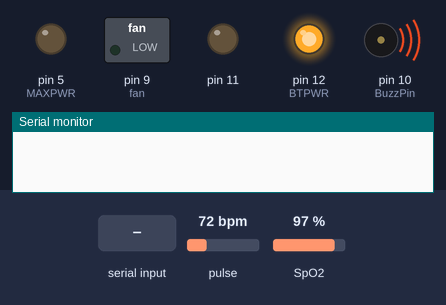
Bench run of a sketch on a simulated Arduino Uno, built with avr-gcc and run on an emulated ATmega328P. Parts: switched loads named in the sketch (green lamp = pin HIGH), output pins drawn as LEDs (lit = HIGH), buzzer (waves = sounding, pin HIGH), the last lines printed to the serial monitor. Inputs (shaded band) come from the test bench; at power-on: pulse 72 bpm, SpO2 97 %.

Above: at 1.2 s.
1.3 s: "v" received over Serial
At 2.1 s:
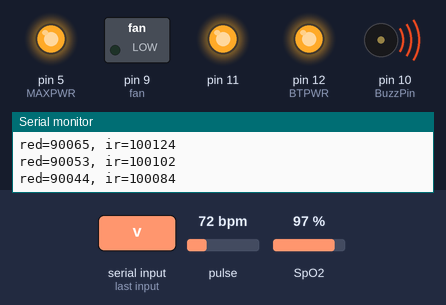
Timing chart, 0 to 4.3 s (numbered marks = the images above; inputs shaded):
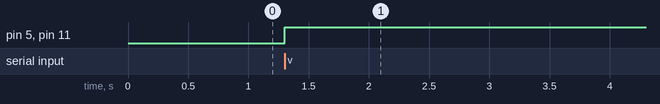

The sketch:

Proyecto1.ino
```cpp
const int BTPWR = 12;

/* Ventilador */
 int fan = 9;
/* END Ventilador */

/* Buzzer */
const int BuzzPin =  10;
unsigned long previousMillis = 0;
const long interval = 60000;
/* END Buzzer */

/* Temperatura */
#define sensorTemperatura 0
float entradaTemp, celsiusTemp;
String temp;
/* END Temperatura */

/* Distancia */
String dist;
float distance = 1;
/* END Distancia */

/* Velocidad */
String vel;
float spe = 10;
/* END Distancia */

/* Oxigeno y Latidos */
#include <Wire.h>
#include "MAX30105.h"
#include "spo2_algorithm.h"

MAX30105 particleSensor;

#define MAX_BRIGHTNESS 255
const int MAXPWR = 5;

uint32_t irBuffer[100];  // infrared LED sensor data
uint32_t redBuffer[100]; // red LED sensor data
int32_t bufferLength;

int32_t spo2;
int8_t validSPO2;

int32_t heartRate;
int8_t validHeartRate;

String oxigeno;
float oxigenoValor = 0;

String latidos;
float latidosValor = 0;
/* END  Oxigeno y Latidos */

/* Login */
char entrada = 'f';
boolean logueado = false;
/* END Login */

void setup()
{
  Serial.begin(9600);

  pinMode(BTPWR, OUTPUT);
  digitalWrite(BTPWR, HIGH);

  pinMode(MAXPWR, OUTPUT);
  digitalWrite(MAXPWR, LOW);

  pinMode(BuzzPin, OUTPUT);
  digitalWrite(BuzzPin, HIGH);

  pinMode(fan, OUTPUT);

  pinMode(11, OUTPUT);
}

void loop()
{
  verificarLogin();

  if (logueado)
  {
    buzzer();
    realizarMediciones();
  }
}

void ventilador(){
 digitalWrite(fan,HIGH);
 delay(10000);
 digitalWrite(fan,LOW);
 logueado = false;
 digitalWrite(11,LOW);
}

void buzzer(){
  unsigned long currentMillis = millis();
  if (currentMillis - previousMillis >= interval) {
    previousMillis = currentMillis;
    digitalWrite(BuzzPin, LOW);
    delay(3000);
    digitalWrite(BuzzPin, HIGH);
  }
}
void medirTemperatura()
{
  Serial.begin(9600);

  entradaTemp = analogRead(sensorTemperatura);
  celsiusTemp = (5 * entradaTemp * 100) / 1024;

  if (celsiusTemp > 0)
  {
    temp = "T;" + (String)celsiusTemp;
    enviarDatos(temp);
    delay(1000);
  }
}

void medirDistancia()
{
  Serial.begin(9600);
    distance = distance + 1;
    dist = "D;" + (String)distance;
    enviarDatos(dist);
    delay(1000);
}

void medirVelocidad()
{
  Serial.begin(9600);
    spe = spe + 1;
    vel = "S;" + (String)spe;
    enviarDatos(vel);
    delay(1000);
}

void inicializacionSensor()
{
  digitalWrite(MAXPWR, HIGH);

  if (!particleSensor.begin(Wire, I2C_SPEED_FAST))
  {
    while (1)
      ;
  }

  particleSensor.setup(60, 4, 2, 100, 411, 4096);
}

void realizarMediciones()
{
  Serial.begin(115200);

  inicializacionSensor();
  bufferLength = 100;

  for (byte i = 0; i < bufferLength; i++)
  {
    while (particleSensor.available() == false)
      particleSensor.check();

    redBuffer[i] = particleSensor.getRed();
    irBuffer[i] = particleSensor.getIR();
    particleSensor.nextSample();

    Serial.print(F("red="));
    Serial.print(redBuffer[i], DEC);
    Serial.print(F(", ir="));
    Serial.println(irBuffer[i], DEC);
  }
  maxim_heart_rate_and_oxygen_saturation(irBuffer, bufferLength, redBuffer, &spo2, &validSPO2, &heartRate, &validHeartRate);

  while (logueado)
  {
    for (byte i = 25; i < 100; i++)
    {
      redBuffer[i - 25] = redBuffer[i];
      irBuffer[i - 25] = irBuffer[i];
    }

    for (byte i = 75; i < 100; i++)
    {
      while (particleSensor.available() == false)
        particleSensor.check();

      redBuffer[i] = particleSensor.getRed();
      irBuffer[i] = particleSensor.getIR();
      particleSensor.nextSample();
    }

    maxim_heart_rate_and_oxygen_saturation(irBuffer, bufferLength, redBuffer, &spo2, &validSPO2, &heartRate, &validHeartRate);

    if (validHeartRate == 1)
    {
      if (heartRate > 100)
      {
        heartRate = heartRate - (heartRate * 0.2);
      }
      if (heartRate >= 200){
        ventilador();
      }
      latidos = "L;" + (String)heartRate;
      enviarDatos(latidos);
      delay(1000);
    }

    if (validSPO2 == 1)
    {
      oxigeno = "O;" + (String)spo2;
      enviarDatos(oxigeno);
      delay(1000);
    }

    medirTemperatura();
    delay(1000);
    medirDistancia();
    delay(1000);
    medirVelocidad();
    delay(1000);
    buzzer();
    verificarLogin();
  }

  digitalWrite(MAXPWR, LOW);
}

void verificarLogin()
{
  entrada = Serial.read();
  if (entrada == 'v')
  {
    logueado = true;
    digitalWrite(11,HIGH);
  }

  if (entrada == 'f')
  {
    logueado = false;
    digitalWrite(11,LOW);
  }
  if(entrada == 's')
  {
    ventilador();
  }
}

void enviarDatos(String cadena)
{
  Serial.begin(9600);
  Serial.print(cadena);
}
```

Measured:
- after the input at 1.3 s, pin 5 (MAXPWR), pin 11: LOW → HIGH at once
